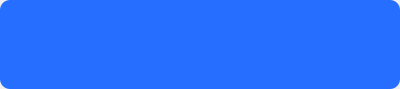
<?xml version="1.0" encoding="UTF-8"?>
<ui version="4.0">
 <class>Form</class>
 <widget class="QWidget" name="Form">
  <property name="geometry">
   <rect>
    <x>0</x>
    <y>0</y>
    <width>400</width>
    <height>89</height>
   </rect>
  </property>
  <layout class="QVBoxLayout" name="verticalLayout">
   <property name="spacing">
    <number>0</number>
   </property>
   <property name="leftMargin">
    <number>0</number>
   </property>
   <property name="topMargin">
    <number>0</number>
   </property>
   <property name="rightMargin">
    <number>0</number>
   </property>
   <property name="bottomMargin">
    <number>0</number>
   </property>
   <item>
    <widget class="QTextEdit" name="textEdit">
     <property name="styleSheet">
      <string notr="true">border-radius: 10px; background-color: #256eff; padding: 10px; color: white;</string>
     </property>
     <property name="frameShadow">
      <enum>QFrame::Plain</enum>
     </property>
     <property name="verticalScrollBarPolicy">
      <enum>Qt::ScrollBarAlwaysOff</enum>
     </property>
     <property name="horizontalScrollBarPolicy">
      <enum>Qt::ScrollBarAlwaysOff</enum>
     </property>
     <property name="sizeAdjustPolicy">
      <enum>QAbstractScrollArea::AdjustToContents</enum>
     </property>
     <property name="undoRedoEnabled">
      <bool>false</bool>
     </property>
     <property name="readOnly">
      <bool>true</bool>
     </property>
     <property name="html">
      <string>&lt;!DOCTYPE HTML PUBLIC &quot;-//W3C//DTD HTML 4.0//EN&quot; &quot;http://www.w3.org/TR/REC-html40/strict.dtd&quot;&gt;
&lt;html&gt;&lt;head&gt;&lt;meta name=&quot;qrichtext&quot; content=&quot;1&quot; /&gt;&lt;style type=&quot;text/css&quot;&gt;
p, li { white-space: pre-wrap; }
&lt;/style&gt;&lt;/head&gt;&lt;body style=&quot; font-family:'MS Shell Dlg 2'; font-size:8.25pt; font-weight:400; font-style:normal;&quot;&gt;
&lt;p align=&quot;right&quot; style=&quot;-qt-paragraph-type:empty; margin-top:0px; margin-bottom:0px; margin-left:0px; margin-right:0px; -qt-block-indent:0; text-indent:0px;&quot;&gt;&lt;br /&gt;&lt;/p&gt;&lt;/body&gt;&lt;/html&gt;</string>
     </property>
     <property name="acceptRichText">
      <bool>false</bool>
     </property>
    </widget>
   </item>
  </layout>
 </widget>
 <resources/>
 <connections/>
</ui>
